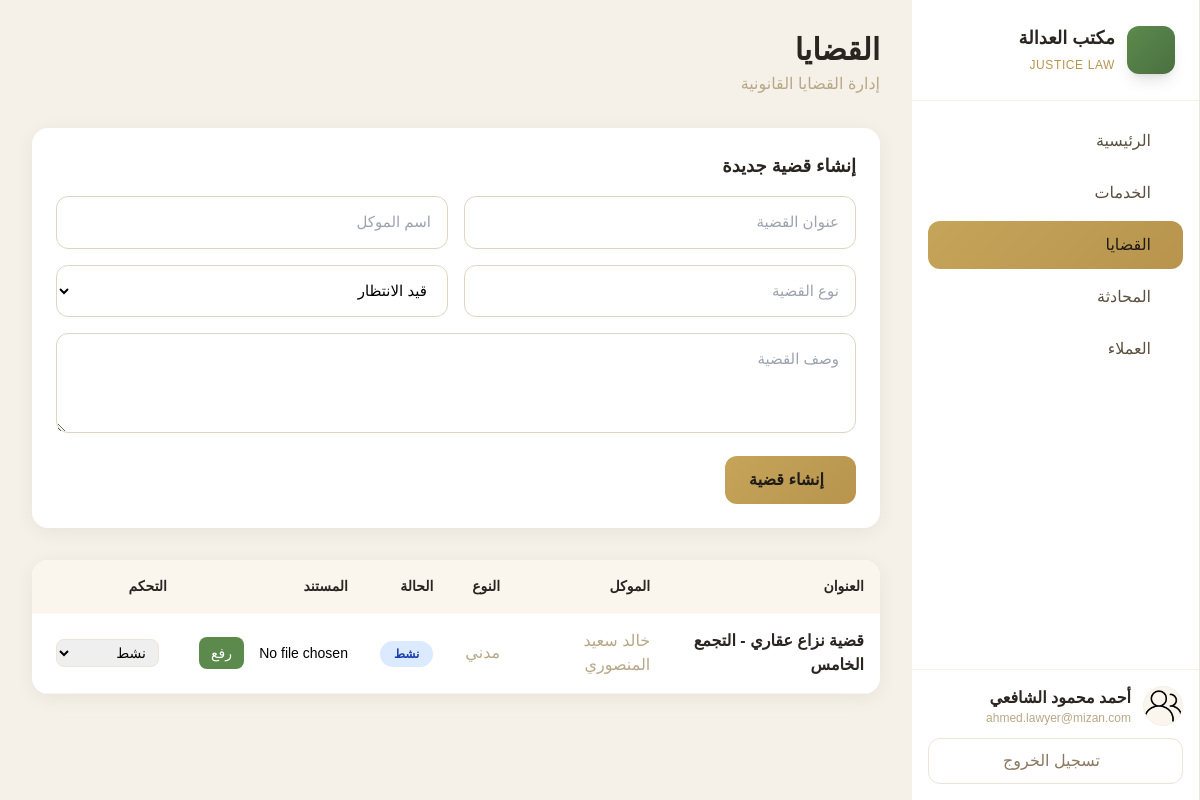
Page /pages/lawyer/cases.php (signed in) on the committed database.
### tables this page shows
CREATE TABLE IF NOT EXISTS cases (
    id INT AUTO_INCREMENT PRIMARY KEY,
    client_id INT NOT NULL,
    lawyer_id INT DEFAULT NULL,
    title VARCHAR(255) NOT NULL,
    client_name VARCHAR(255) NOT NULL,
    lawyer_name VARCHAR(255) DEFAULT NULL,
    case_type VARCHAR(100) DEFAULT NULL,
    status ENUM('active', 'pending', 'completed') DEFAULT 'pending',
    description TEXT,
    created_at TIMESTAMP DEFAULT CURRENT_TIMESTAMP,
    FOREIGN KEY (client_id) REFERENCES users(id) ON DELETE CASCADE,
    FOREIGN KEY (lawyer_id) REFERENCES users(id) ON DELETE SET NULL
);

### pages/lawyer/cases.php (the view, shortened to what this page needs)
<?php
$conn = getDb();
$user = getUser();
$stmt = $conn->prepare("SELECT * FROM cases WHERE lawyer_id = ? ORDER BY created_at DESC");
$stmt->bind_param("i", $user["id"]);
$stmt->execute();
$cases = $stmt->get_result();
include __DIR__ . "/../../includes/header.php";
?>
<div class="p-6 lg:p-8">
    <div class="mb-8">
        <h1 class="text-2xl lg:text-3xl font-bold text-dark-700">القضايا</h1>
        <p class="text-noble-600 mt-1">إدارة القضايا القانونية</p>
    </div>
    <div class="card p-6 mb-8">
        <h2 class="text-lg font-bold text-dark-700 mb-4">إنشاء قضية جديدة</h2>
        <form method="POST" action="<?= SITE_URL ?>/actions/create_case.php" class="space-y-4">
            <div class="grid grid-cols-1 md:grid-cols-2 gap-4">
                <input type="text" name="title" placeholder="عنوان القضية" class="input-field" required>
                <input type="text" name="client_name" placeholder="اسم الموكل" class="input-field" required>
            </div>
            <div class="grid grid-cols-1 md:grid-cols-2 gap-4">
                <input type="text" name="case_type" placeholder="نوع القضية" class="input-field">
                <select name="status" class="input-field">
                    <option value="pending">قيد الانتظار</option>
                </select>
            </div>
            <textarea name="description" placeholder="وصف القضية" class="input-field min-h-[100px]"></textarea>
            <button type="submit" class="btn-primary flex items-center gap-2">
                إنشاء قضية
            </button>
        </form>
    </div>
    <div class="card overflow-hidden">
        <?php if ($cases->num_rows > 0): ?>
            <div class="overflow-x-auto">
                <table class="w-full">
                    <thead>
                        <tr class="bg-noble-100 border-b border-noble-200">
                            <th class="text-right py-4 px-4 text-sm font-semibold text-dark-700">العنوان</th>
                            <th class="text-right py-4 px-4 text-sm font-semibold text-dark-700">الموكل</th>
                            <th class="text-right py-4 px-4 text-sm font-semibold text-dark-700">النوع</th>
                            <th class="text-right py-4 px-4 text-sm font-semibold text-dark-700">الحالة</th>
                            <th class="text-right py-4 px-4 text-sm font-semibold text-dark-700">المستند</th>
                            <th class="text-right py-4 px-4 text-sm font-semibold text-dark-700">التحكم</th>
                        </tr>
                    </thead>
                    <tbody>
                        <?php while ($c = $cases->fetch_assoc()): ?>
                        <tr class="border-b border-noble-100 hover:bg-noble-50 transition-colors">
                            <td class="py-4 px-4">
                                <span class="font-semibold text-dark-700"><?= htmlspecialchars($c["title"]) ?></span>
                            </td>
                            <td class="py-4 px-4 text-noble-600"><?= htmlspecialchars($c["client_name"]) ?></td>
                            <td class="py-4 px-4 text-noble-600"><?= htmlspecialchars($c["case_type"] ?? "-") ?></td>
                            <td class="py-4 px-4">
                                <?php
                                $statusClasses = [
                                    'pending' => 'badge-pending',
                                    'active' => 'badge-active',
                                    'completed' => 'badge-completed'
                                ];
                                $statusLabels = [
                                    'pending' => 'قيد الانتظار',
                                    'active' => 'نشط',
                                    'completed' => 'مكتمل'
                                ];
                                $class = $statusClasses[$c['status']] ?? 'badge-pending';
                                $label = $statusLabels[$c['status']] ?? $c['status'];
                                ?>
                                <span class="badge <?= $class ?>"><?= $label ?></span>
                            </td>
                            <td class="py-4 px-4">
                                <?php if (!empty($c["document_url"])): ?>
                                    <a href="<?= SITE_URL . $c['document_url'] ?>" target="_blank" class="inline-flex items-center gap-1 text-gold-600 hover:text-gold-700">
                                        <span class="iconify text-sm" data-icon="lucide:eye"></span>
                                        عرض
                                    </a>
                                <?php else: ?>
                                    <form action="<?= SITE_URL ?>/actions/upload_case_doc.php" method="POST" enctype="multipart/form-data" class="flex items-center gap-2">
                                        <input type="file" name="document" class="text-sm file:hidden w-24" required>
                                        <button type="submit" class="px-3 py-1.5 rounded-lg bg-justice-500 text-white text-sm hover:bg-justice-600">
                                            رفع
                                        </button>
                                    </form>
                                <?php endif; ?>
                            </td>
                            <td class="py-4 px-4">
                                <div class="flex items-center gap-2">
                                    <form method="POST" action="<?= SITE_URL ?>/actions/update_case_status.php" class="inline">
                                        <select name="status" onchange="this.form.submit()" class="text-sm border border-noble-300 rounded-lg px-2 py-1">
                                            <option value="active" <?= $c['status'] === 'active' ? 'selected' : '' ?>>نشط</option>
                                        </select>
                                    </form>
                                </div>
                            </td>
                        </tr>
                        <?php endwhile; ?>
                    </tbody>
                </table>
            </div>
        <?php endif; ?>
    </div>
</div>
<?php include __DIR__ . "/../../includes/footer.php"; ?>

### includes/header.php (style rules this page uses)
* { box-sizing: border-box; }
html { scroll-behavior: smooth; }
body { font-family: 'IBM Plex Sans Arabic', sans-serif; background-color: #F5F0E8; }
.card { background: white; border-radius: 16px; box-shadow: 0 4px 20px rgba(0,0,0,0.06); transition: all 0.3s ease; }
.btn-primary { background: linear-gradient(135deg, #C5A55A 0%, #B8944D 100%); color: #1F1B18; padding: 12px 24px; border-radius: 12px; font-weight: 600; transition: all 0.3s ease; }
.input-field { background: white; border: 1px solid #E0D4C3; border-radius: 12px; padding: 14px 16px; font-size: 15px; transition: all 0.3s ease; width: 100%; }
.badge { padding: 6px 14px; border-radius: 20px; font-size: 12px; font-weight: 600; }
.badge-active { background: #DBEAFE; color: #1E40AF; }

### rows in the picture
cases: title "قضية نزاع عقاري - التجمع الخامس", client_name "خالد سعيد المنصوري", case_type "مدني", status "نشط"

### other values in the picture
$link['label'] "الرئيسية"
$link['label'] "الخدمات"
$link['label'] "القضايا"
$link['label'] "المحادثة"
$link['label'] "العملاء"
$user['name'] "أحمد محمود الشافعي"
$user['email'] "ahmed.lawyer@mizan.com"
